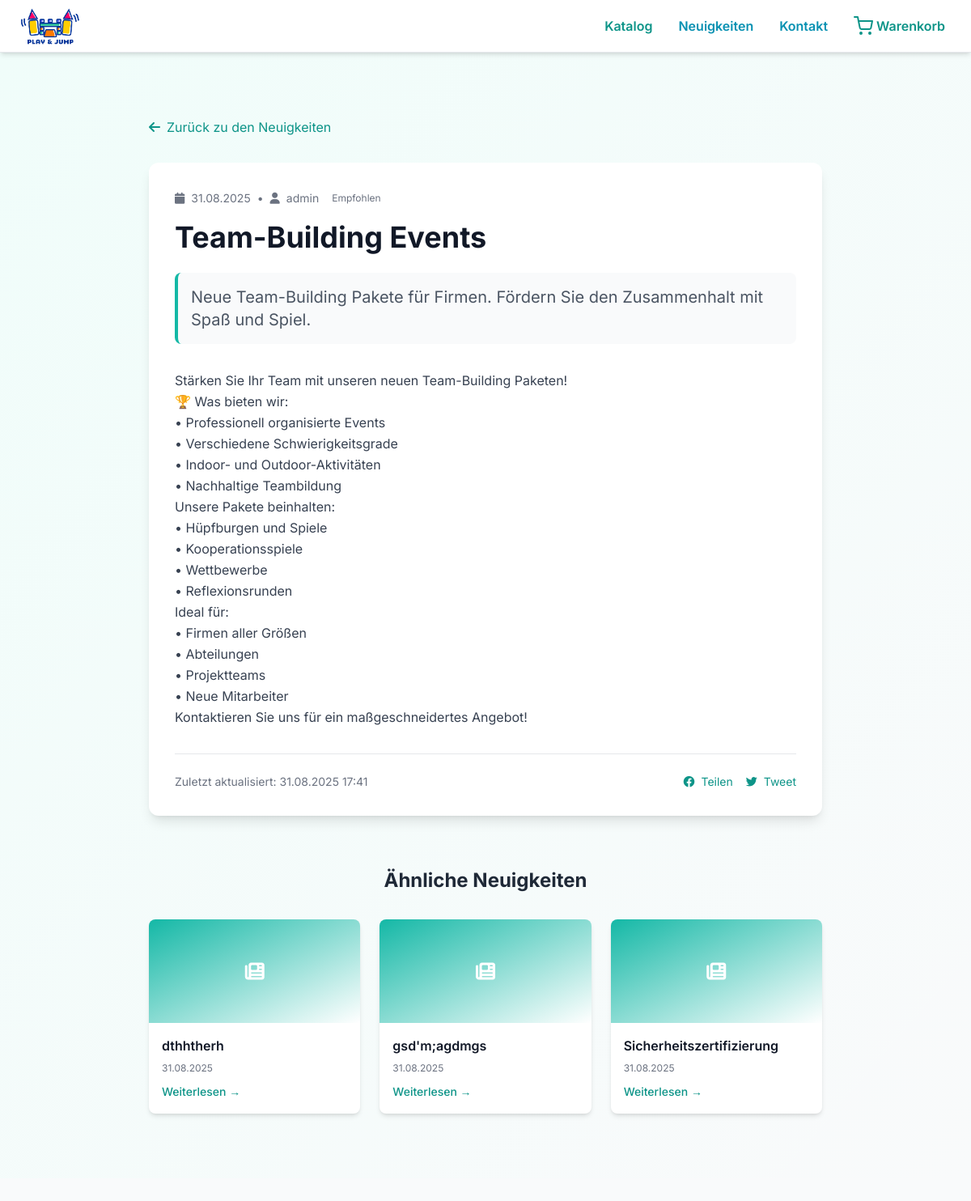
The page /katalog/neuigkeiten/team-building-events/ on the database its author committed.
### catalog/models.py (models this page shows, shortened)
class News(models.Model):
    title = models.CharField(max_length=200, verbose_name="Заголовок")
    slug = models.SlugField(unique=True, verbose_name="URL")
    content = models.TextField(verbose_name="Содержание")
    excerpt = models.TextField(max_length=500, blank=True, verbose_name="Краткое описание")
    image = models.ImageField(upload_to='news/', blank=True, null=True, verbose_name="Главное изображение")
    video_url = models.URLField(blank=True, null=True, verbose_name="URL видео (YouTube/Vimeo)")
    is_published = models.BooleanField(default=True, verbose_name="Опубликовано")
    published_at = models.DateTimeField(auto_now_add=True, verbose_name="Дата публикации")
    updated_at = models.DateTimeField(auto_now=True, verbose_name="Дата обновления")
    author = models.ForeignKey(User, on_delete=models.CASCADE, verbose_name="Автор")
    featured = models.BooleanField(default=False, verbose_name="Рекомендуемая новость")
    class Meta:
        ordering = ['-published_at']
        verbose_name = "Новость"
        verbose_name_plural = "Новости"

### catalog/views.py (the view)
# urls.py: path('neuigkeiten/<slug:slug>/', views.news_detail, name='news_detail'),
def news_detail(request, slug):
    news = get_object_or_404(News, slug=slug, is_published=True)
    related_news = News.objects.filter(
        is_published=True
    ).exclude(id=news.id).order_by('-published_at')[:3]
    context = {
        'news': news,
        'related_news': related_news,
    }
    return render(request, 'catalog/news_detail.html', context)

### templates/catalog/news_detail.html (shortened to what this page needs)
{% extends "base.html" %}
{% load static %}
{% block content %}
<section class="py-20 bg-gradient-to-br from-teal-50 to-coral-50">
    <div class="max-w-4xl mx-auto px-4 sm:px-6 lg:px-8">
        <div class="mb-8">
            <a href="{% url 'catalog:news_list' %}" class="inline-flex items-center text-teal-600 hover:text-teal-700 transition-colors">
                <i class="fas fa-arrow-left mr-2"></i>
                Zurück zu den Neuigkeiten
            </a>
        </div>
        <article class="bg-white rounded-xl shadow-lg overflow-hidden">
            <div class="p-8">
                <div class="flex items-center text-sm text-gray-500 mb-4">
                    <i class="fas fa-calendar mr-2"></i>
                    <span>{{ news.published_at|date:"d.m.Y" }}</span>
                    <span class="mx-2">•</span>
                    <i class="fas fa-user mr-2"></i>
                    <span>{{ news.author.get_full_name|default:news.author.username }}</span>
                    {% if news.featured %}
                    <span class="ml-2 px-2 py-1 bg-coral-100 text-coral-800 text-xs rounded-full">Empfohlen</span>
                    {% endif %}
                </div>
                <h1 class="text-3xl md:text-4xl font-bold text-gray-900 mb-6">{{ news.title }}</h1>
                {% if news.excerpt %}
                <div class="text-xl text-gray-600 mb-8 p-4 bg-gray-50 rounded-lg border-l-4 border-teal-500">
                    {{ news.excerpt }}
                </div>
                {% endif %}
                <div class="prose prose-lg max-w-none text-gray-700 leading-relaxed">
                    {{ news.content|linebreaks }}
                </div>
                <div class="mt-8 pt-6 border-t border-gray-200">
                    <div class="flex items-center justify-between text-sm text-gray-500">
                        <span>Zuletzt aktualisiert: {{ news.updated_at|date:"d.m.Y H:i" }}</span>
                        <div class="flex space-x-4">
                            <a href="#" class="text-teal-600 hover:text-teal-700 transition-colors">
                                <i class="fab fa-facebook mr-1"></i> Teilen
                            </a>
                            <a href="#" class="text-teal-600 hover:text-teal-700 transition-colors">
                                <i class="fab fa-twitter mr-1"></i> Tweet
                            </a>
                        </div>
                    </div>
                </div>
            </div>
        </article>
        {% if related_news %}
        <div class="mt-16">
            <h2 class="text-2xl font-bold text-gray-800 mb-8 text-center">Ähnliche Neuigkeiten</h2>
            <div class="grid grid-cols-1 md:grid-cols-3 gap-6">
                {% for related in related_news %}
                <article class="bg-white rounded-lg shadow-md overflow-hidden hover-lift">
                    {% if related.image %}
                    <div class="h-32 overflow-hidden">
                        <img src="{{ related.image.url }}" alt="{{ related.title }}" class="w-full h-full object-cover">
                    </div>
                    {% else %}
                    <div class="h-32 bg-gradient-to-br from-teal-500 to-coral-500 flex items-center justify-center">
                        <i class="fas fa-newspaper text-white text-2xl"></i>
                    </div>
                    {% endif %}
                    <div class="p-4">
                        <h3 class="font-semibold text-gray-900 mb-2 line-clamp-2">{{ related.title }}</h3>
                        <div class="text-xs text-gray-500 mb-2">{{ related.published_at|date:"d.m.Y" }}</div>
                        <a href="{% url 'catalog:news_detail' related.slug %}" class="text-teal-600 hover:text-teal-700 text-sm font-medium">
                            Weiterlesen →
                        </a>
                    </div>
                </article>
                {% endfor %}
            </div>
        </div>
        {% endif %}
    </div>
</section>
{% endblock %}

### templates/base.html (style rules this page uses)
:root { --teal-primary: #20B2AA; --teal-light: #48D1CC; --teal-dark: #008B8B; --coral-accent: #FF6B6B; --coral-light: #FF8E8E; --coral-dark: #E55A5A; --gray-light: #F8FAFC; --gray-medium: #64748B; --gray-dark: #334155; }
body { font-family: 'Inter', sans-serif; }

### rows shown on the page
News: published_at "31.08.2025", author.get_full_name "admin", title "Team-Building Events", excerpt "Neue Team-Building Pakete für Firmen. Fördern Sie den Zusammenhalt mit Spaß und Spiel.", content "Stärken Sie Ihr Team mit unseren neuen Team-Building Paketen! 🏆 Was bieten wir: • Professionell organisierte Events • Verschiedene Schwierigkeitsgrade • Indoor- und Outdoor-Aktivitäten • Nachhaltige Teambildung Unsere Pakete beinhalten: • Hüpfburgen und Spiele • Kooperationsspiele • Wettbewerbe • Reflexionsrunden Ideal für: • Firmen aller Größen • Abteilungen • Projektteams • Neue Mitarbeiter Kontaktieren Sie uns für ein maßgeschneidertes Angebot!", updated_at "31.08.2025 17:41"
News: title "dthhtherh", published_at "31.08.2025"
News: title "gsd'm;agdmgs", published_at "31.08.2025"
News: title "Sicherheitszertifizierung", published_at "31.08.2025"
